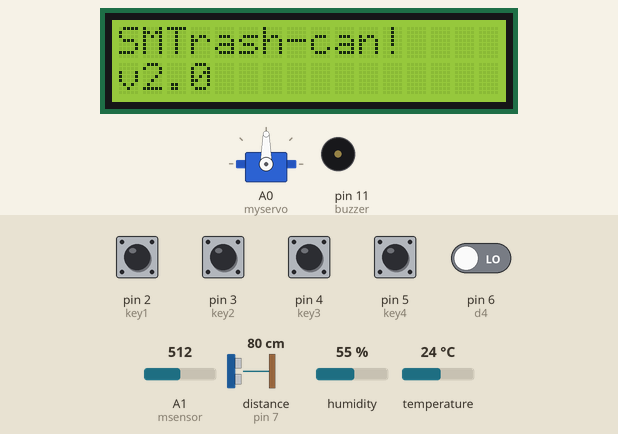
A sketch run on a simulated Arduino Uno, built with avr-gcc and run on an emulated ATmega328P. Parts: servo, 16×2 character LCD, buzzer (waves = sounding). Wiring (inferred from the names in the program): ultrasonic range finder: trigger pin 10; echo pin 7. The inputs (shaded band) are chosen by the test bench; at power-on: pin 2 (key1), pin 3 (key2), pin 4 (key3), pin 5 (key4) HIGH, pin 6 (d4) LOW, distance to the obstacle (sensor on pin 7) 80 cm, A1 (msensor) = 512, humidity 55 %, temperature 24 °C. The echo pulse lasts 58.3 µs per cm; what the sketch prints to the serial monitor is not drawn.

Above: at 1.2 s.
1.3 s: pin 2 (key1) pulled LOW for 2.35 s
At 5.8 s:
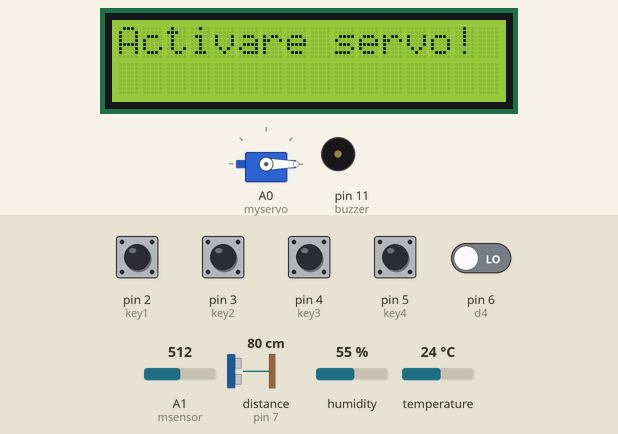
7.9 s: pin 3 (key2) pulled LOW for 2.35 s
At 12.7 s:
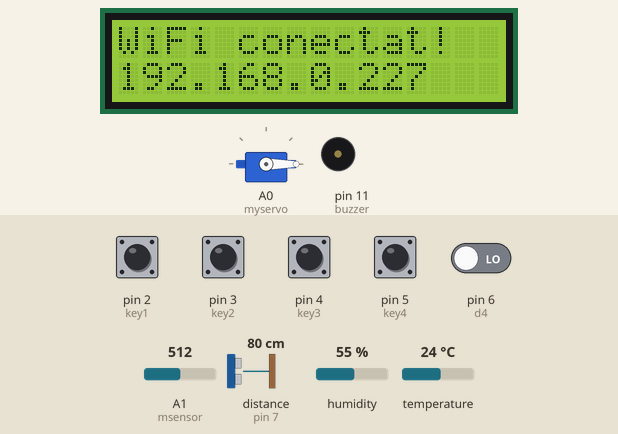
13.3 s: pin 5 (key4) pulled LOW for 2.35 s
At 18.6 s:
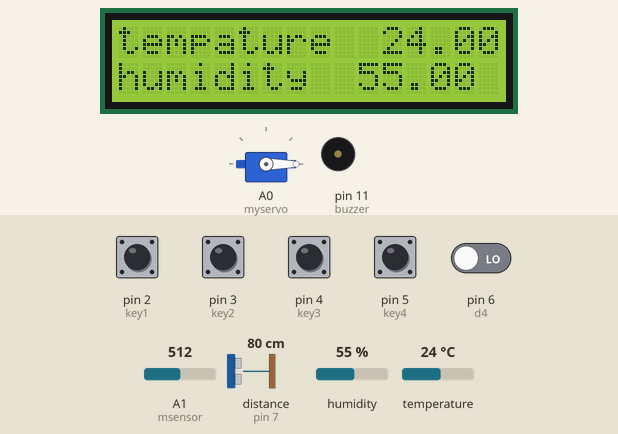
21.7 s: pin 4 (key3) pulled LOW for 2.35 s
At 29.5 s:
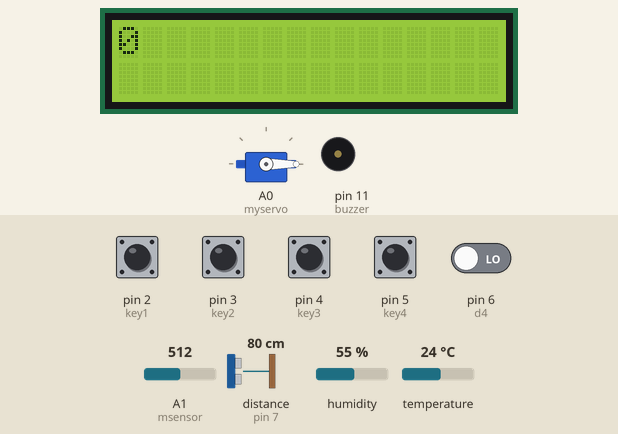
30.1 s: distance to the obstacle (sensor on pin 7) set to 23 cm
32.9 s: distance to the obstacle (sensor on pin 7) set to 19 cm
At 34.5 s:
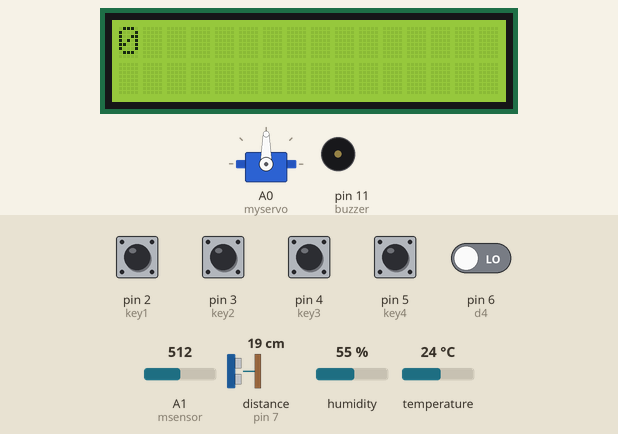
Timing chart, 0 to 39.9 s (numbered marks = the images above; inputs shaded):
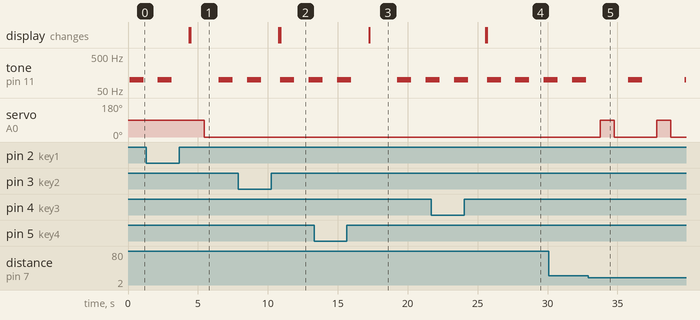

Measured:
- the behaviour switches between 22 and 21 cm on distance to the obstacle (sensor on pin 7) (found by bisection; images 4 and 5)
- after the input at 1.3 s, tone on pin 11 (buzzer): silent → 100 Hz after 5.2 s, → silent 1.0 s later; servo on A0 (myservo): 90° → 0° after 4.2 s; the display: first changes after 3.1 s (image 1 shows a later state)
- after the input at 7.9 s, the display: first changes after 2.9 s (image 2 shows a later state)
- after the input at 13.3 s, the display: changes after 3.9 s (image 3)
- after the input at 21.7 s, the display: first changes after 3.9 s (image 4 shows a later state)
- after the input at 32.9 s, servo on A0 (myservo): alternates 90° for 1.0 s and 0° for 3.0 s, starting after 0.88 s

The sketch:

cos_2.0.ino
```cpp
#include <DHT.h>

#include <Wire.h>

#include <LiquidCrystal_I2C.h>

#include <Servo.h>
 //ldc
LiquidCrystal_I2C lcd(0x27, 16, 2);
//senzor umiditate/temperatura
DHT dht(8, DHT11);
//motor servo clasa
Servo myservo;
//us verde-gnd ,ldc maro-gnd, buton verde 4 rosu 3
//key pad
#define key1 2
#define key2 3
#define key3 4
#define key4 5
//pin data pentru dht11
#define dataPin 8
float t;
float u;
//buzzer
#define buzzer 11
//senzor ultrasonic
const int trigPin = 10;
const int echoPin = 7;
long duration;
int distance;
//esp8266 data pin
int d4 = 6;
//contor
int contor = 0;
//detector de apa
int msensor = A1;
int msvalue = 0;
boolean flag = false;

void temperatura_umiditate_oled() {
  lcd.backlight();
  lcd.print("tempature  ");
  lcd.print(t);
  lcd.setCursor(0, 1);
  lcd.print("humidity  ");
  lcd.print(u);
  delay(1000);
}

void temperatura_umiditate() {
  u = dht.readHumidity();
  t = dht.readTemperature();

  String temp = String(t);
  String um = String(u);
  //Serial.println("Temp: " + temp + " ,Um: " + um);
}

void senzor_ultra_sonic() {
  digitalWrite(trigPin, LOW);
  delayMicroseconds(2);

  digitalWrite(trigPin, HIGH);
  delayMicroseconds(10);
  digitalWrite(trigPin, LOW);

  duration = pulseIn(echoPin, HIGH);

  distance = duration * 0.034 / 2;

  //Serial.print("Distance: ");
  //Serial.println(distance);
}

void servo() {
  myservo.write(90);
  delay(1000);
  myservo.write(0);
  delay(1000);
  Serial.println("Servo ON");
}

void nr_1() {
  lcd.begin();
  lcd.backlight();
  lcd.print("Activare servo!");
  Serial.println("Button activat din nr_1.");
  servo();
}

void nr_2() {
  lcd.begin();
  lcd.backlight();
  lcd.print("WiFi conectat!");
  lcd.setCursor(0, 1);
  lcd.print("192.168.0.227");

}

void nr_3() {
  lcd.begin();
  lcd.backlight();
  lcd.print(contor);
}

void nr_4() {
  lcd.begin();
  lcd.backlight();
  lcd.print("Sup!");
}

void setup() {
  Serial.begin(9600);
  pinMode(key1, INPUT_PULLUP);
  pinMode(key2, INPUT_PULLUP);
  pinMode(key3, INPUT_PULLUP);
  pinMode(key4, INPUT_PULLUP);
  pinMode(d4, INPUT); //esp8266 reciver
  pinMode(trigPin, OUTPUT);
  pinMode(echoPin, INPUT);
  pinMode(msensor, INPUT);
  dht.begin();
  myservo.attach(A0);

  lcd.begin();
  lcd.backlight();
  lcd.print("SMTrash-can!");
  lcd.setCursor(0, 1);
  lcd.print("v2.0");
}

void loop() {
  int val = digitalRead(d4);
  int key1S = digitalRead(key1);
  int key2S = digitalRead(key2);
  int key3S = digitalRead(key3);
  int key4S = digitalRead(key4);
  msvalue = analogRead(msensor);
  //Serial.println(msvalue);

  senzor_ultra_sonic();
  temperatura_umiditate();

  /*
    if((distance >=12 && distance <=20) || val == 1){
      servo();
      contor++;
    }
    */
  if (distance >= 12 && distance <= 20) {
    Serial.println("Senzor ultrasonic");
    servo();
  }

  if (val == 1) {
    Serial.println("ESP activat servo.");
    servo();
  }

  if (t >= 25 || msvalue <= 600) {
    tone(buzzer, 100);
    delay(1000);
    noTone(buzzer);
    delay(1000);
    Serial.println("ALERTA");
  }

  if (!key1S) {
    delay(250);
    Serial.println("key 1 is pressed");
    lcd.clear();
    nr_1();
  }

  if (!key2S) {
    delay(250);
    Serial.println("key 2 is pressed");
    lcd.clear();
    nr_2();
  }

  if (!key3S) {
    delay(250);
    Serial.println("key 3 is pressed");
    lcd.clear();
    nr_3();
  }

  if (!key4S) {
    delay(250);
    Serial.println("key 4 is pressed");
    lcd.clear();
    temperatura_umiditate_oled();
    delay(1000);
  }
}
```
